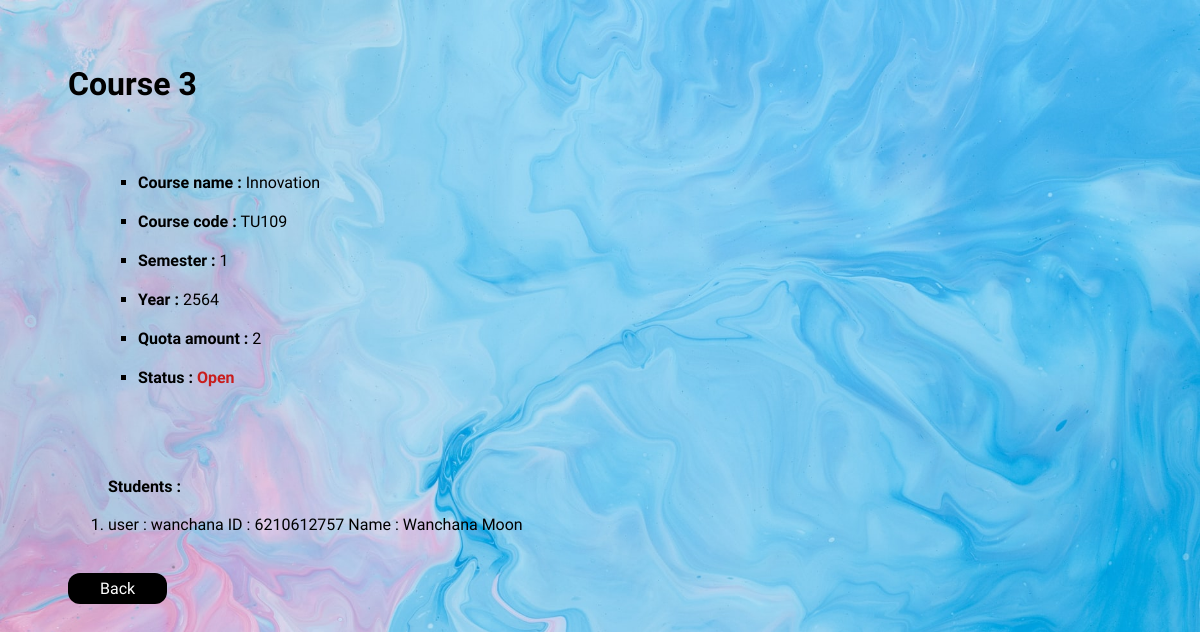
Screenshot of /course/3 (signed in) with the database file from the repository.
### course/models.py (models this page shows, shortened)
class Course(models.Model):
    code = models.CharField(max_length=5)
    name = models.CharField(max_length = 64)
    semester = models.IntegerField()
    year = models.IntegerField()
    amount = models.IntegerField()
    status = models.BooleanField()
    registered = models.ManyToManyField(Student,blank = True)

class Student(models.Model) :
    user = models.OneToOneField(User, on_delete = models.CASCADE)
    std_id = models.CharField(max_length=10)
    def __str__(self):
        return f"user : {self.user.username} ID : {self.std_id} Name : {self.user.first_name} {self.user.last_name}"

### course/views.py (the view)
# urls.py: path("<int:course_id>", views.course, name="course"),
def course(request,course_id) :
    if not request.user.is_authenticated:
        return HttpResponseRedirect(reverse("users:login"))
    this_course = Course.objects.get(id = course_id)
    return render(request,"course/course.html",{
        "course" : this_course,
    })

### course/templates/course/course.html (shortened to what this page needs)
{% extends "course/layout.html" %}
{% block body %}
<h1>Course {{course.id}}</h1>
<ul>
    <li><b>Course name :</b> {{ course.name }}</li>
    <li><b>Course code :</b> {{ course.code }}</li>
    <li><b>Semester :</b> {{ course.semester }}</li>
    <li><b>Year :</b> {{course.year}}</li>
    <li><b>Quota amount :</b> {{course.amount}}</li>
    <li><b>Status :</b> <b style = "color: rgb(201, 29, 29);">{% if course.status %}Open{% else %}Close{% endif %}</b></li></ul>
    <ol>
    {% if request.user.is_superuser %}
    <b>Students :</b>
    <br>
    <br>
    {% for student in course.registered.all %}
    <li>{{student}}</li>
    {% endfor %}
    {% endif %}
</ol>
<br>
<a href='{%url "course:index" %}' class="button">Back</a>
{% endblock %}

### rows the page displays
Course: id "3", name "Innovation", code "TU109", semester "1", year "2564", amount "2"
Student: user+std "user : wanchana ID : 6210612757 Name : Wanchana Moon"
